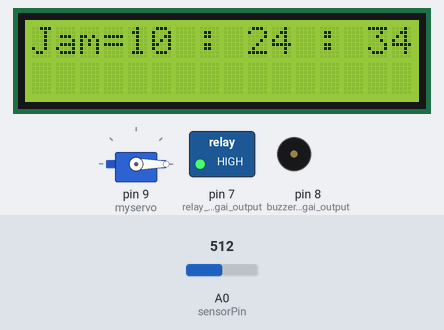
Recording of a sketch running on a simulated Arduino Uno, built with avr-gcc and run on an emulated ATmega328P. Parts: servo, 16×2 character LCD, switched loads named in the sketch (green lamp = pin HIGH), buzzer (waves = sounding, pin HIGH). The inputs (shaded band) are chosen by the test bench; at power-on: A0 (sensorPin) = 512. The local clock reads 2024-03-15 10:24:30 at power-on unless the sketch sets it.

Above: at 4.2 s.
4.3 s: A0 (sensorPin) set to 221
6.6 s: A0 (sensorPin) set to 187
At 8.6 s:
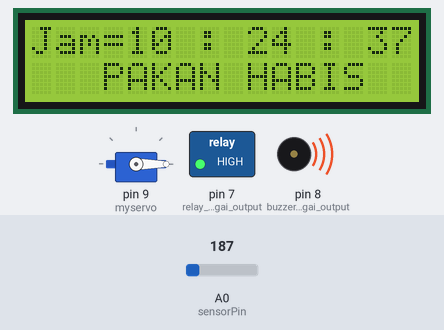
At 12.5 s:
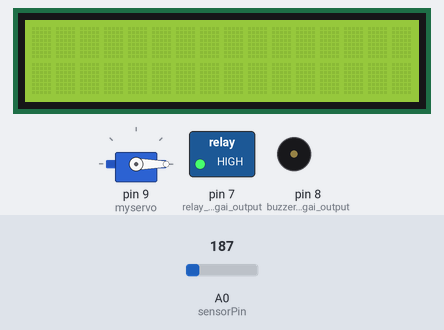
12.7 s: A0 (sensorPin) set to 306
At 14.0 s:
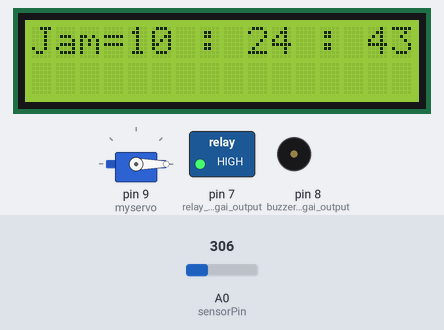
Timing chart, 0 to 15.7 s (numbered marks = the images above; inputs shaded):
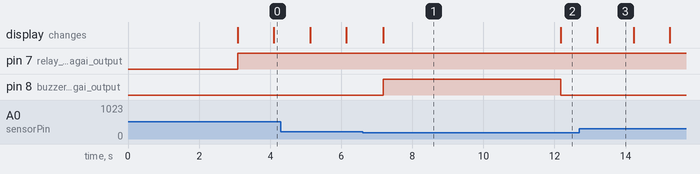

Measured:
- the behaviour switches between 205 and 204 on A0 (sensorPin) (found by bisection; images 0 and 1)
- after the input at 6.6 s, pin 8 (buzzer_sebagai_output): LOW → HIGH after 0.58 s, → LOW 5.0 s later; the display: changes after 0.58 s (image 1)
- after the input at 12.7 s, pin 8 (buzzer_sebagai_output): stays LOW (without the input it goes to HIGH after 0.51 s); the display: changes after 0.50 s (image 3)
- what the display in image 1 shows lasts 5.0 s, from 7.2 s to 12.2 s
- what the display in image 3 shows lasts 1.0 s, from 13.2 s to 14.2 s

The sketch:

pemberi-pakan-ikan-otomatis-di-aquarium.ino
```cpp
#include <Wire.h>
#include "RTClib.h"
RTC_DS3231 rtc;

int sensorPin = A0; ///////  sensor ldr di pin analog 0
int sensorValue = 0;

#include <Servo.h>
Servo myservo;
int pos = 0;

#include <Wire.h>
#include <LiquidCrystal_I2C.h>

LiquidCrystal_I2C lcd(0x27, 16, 2);


void setup ()
{
  Serial.begin(9600);

  myservo.attach(9);//// pin digital 9

  pinMode(7, OUTPUT); // relay sebagai output
  pinMode(8, OUTPUT); // buzzer sebagai output

  delay(3000);

  myservo.write(00);

  if (! rtc.begin())
  {
    Serial.println("RTC tidak terbaca");
    while (1);
  }

  if (rtc.lostPower())
  {
    rtc.adjust(DateTime(F(__DATE__), F(__TIME__)));
  }
  lcd.init();
  lcd.backlight();
}

void loop ()
{
  DateTime now = rtc.now();
  sensorValue = analogRead(sensorPin); //Membaca nilai analog dari pin A5
  float voltage = sensorValue * (5.0 / 1023.0);
  waktu ();

  ////////////////////// pengujian pakan habis////////////////////////
  if (voltage <= 1)
  {
    lcd.setCursor(3, 1);
    lcd.print("PAKAN HABIS");
    digitalWrite (8, HIGH );
    delay (5000);
    lcd.clear();
  }

  //////////////////// pengujian memberi makan ikan/////////////////
  if (now.hour() == 8 && now.minute() == 30 && now.second() == 00  )
  {
    waktu ();
    lcd.setCursor(4, 1);
    lcd.print("PAKAN ON");
    myservo.write(180);
    delay(5000);
    myservo.write(00);
  }

  /////////////////////////////////////////////// pompa air hidup////////////////
  if (now.hour() >= 18 && now.minute() == 00 && now.second() == 00 || now.hour() <= 06 && now.minute() == 00 && now.second() == 00 )
  {
    lcd.clear();
    lcd.setCursor(4, 1);
    lcd.print("POMPA ON");
    digitalWrite (7, LOW );
  }
  digitalWrite(7, HIGH);
  digitalWrite(8, LOW);
  delay(1000);
}

///////////////// pengujian rtc//////////////////
void waktu ()
{
  DateTime now = rtc.now();
  lcd.setCursor(0, 0);
  lcd.print("Jam= ");
  lcd.setCursor(4, 0);
  lcd.print(now.hour());
  lcd.setCursor(7, 0);
  lcd.print(":");
  lcd.setCursor(9, 0);
  lcd.print(now.minute());
  lcd.setCursor(12, 0);
  lcd.print(":");
  lcd.setCursor(14, 0);
  lcd.print(now.second());
}
```
